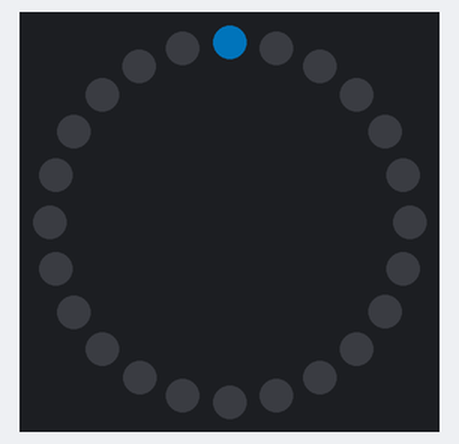
A sketch run on a simulated Arduino Uno, built with avr-gcc and run on an emulated ATmega328P. On the bench: 24 RGB LEDs in a ring, first at the top, clockwise. Dim RGB values are drawn brighter than linear.

Above: at 0.01 s.
At 4.79 s:
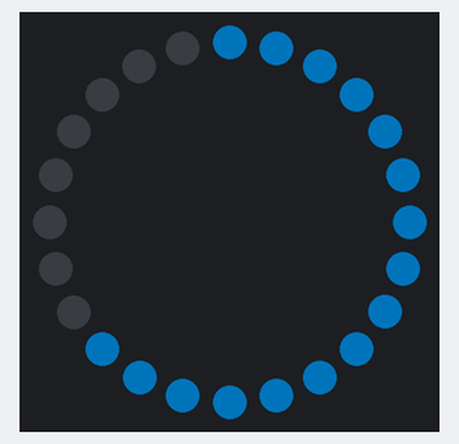
At 9.71 s:
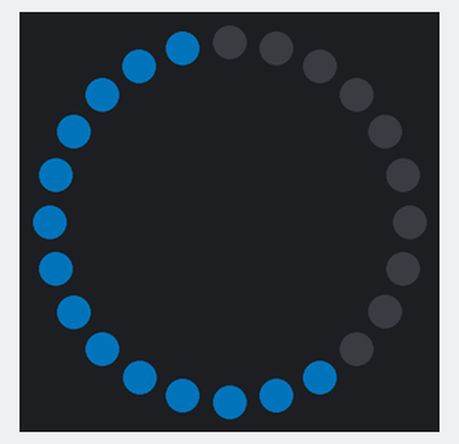
At 19.41 s:
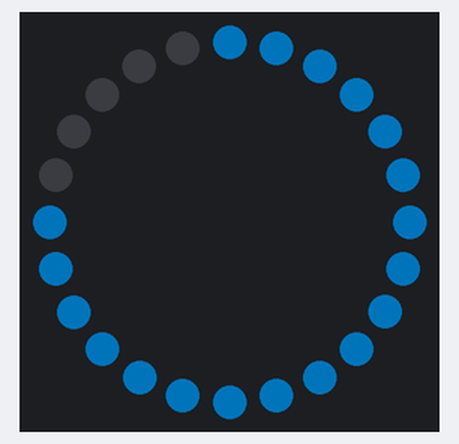
At 29.11 s:
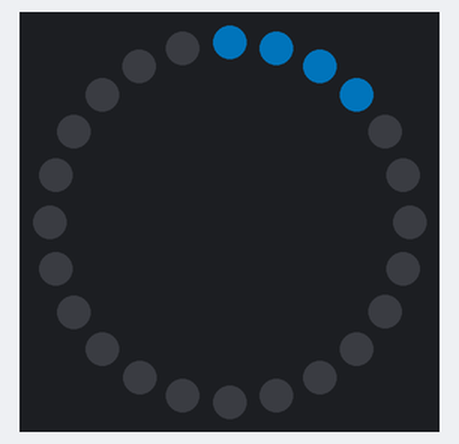
At 38.8 s:
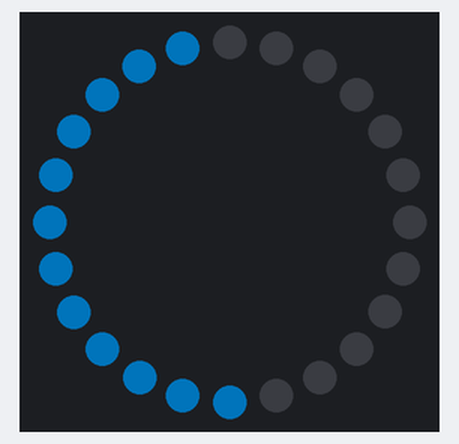

The sketch:

neoPixelSecond.ino
```cpp
/* Kjell.com - Hur funkar Arduino?, Sida 190

Sekundvisare med 24 led neopixel-ring
*/

#include <Adafruit_NeoPixel.h>

const byte neoPin = 10;
const byte neoPixels = 24;

/* Rekommenderad max styrka är 100 för breadboard-psu
Styrka kan ligga mellan 0-100
Max drar enskild LED 60mA
60*24 = 1440mA = 1,4A
PSUn har ~700mA max output (sant?)
*/
byte neoBright = 100;

//LED-ring objekt
Adafruit_NeoPixel ledRing = Adafruit_NeoPixel(neoPixels, neoPin, NEO_GRB);


void setup(){
	ledRing.begin();
	ledRing.setBrightness(neoBright);
	ledRing.show();
}

void loop(){
	//Tänder LEDs
	for(int i=0; i<neoPixels;i++){
		ledRing.setPixelColor(i, ledRing.Color(0,118,189));
		ledRing.show();
		delay(42);
	}
	//Släcker LEDs
	for(int i=0; i<neoPixels;i++){
		ledRing.setPixelColor(i, ledRing.Color(0,0,0));
		ledRing.show();
		delay(42);
	}
}
```
